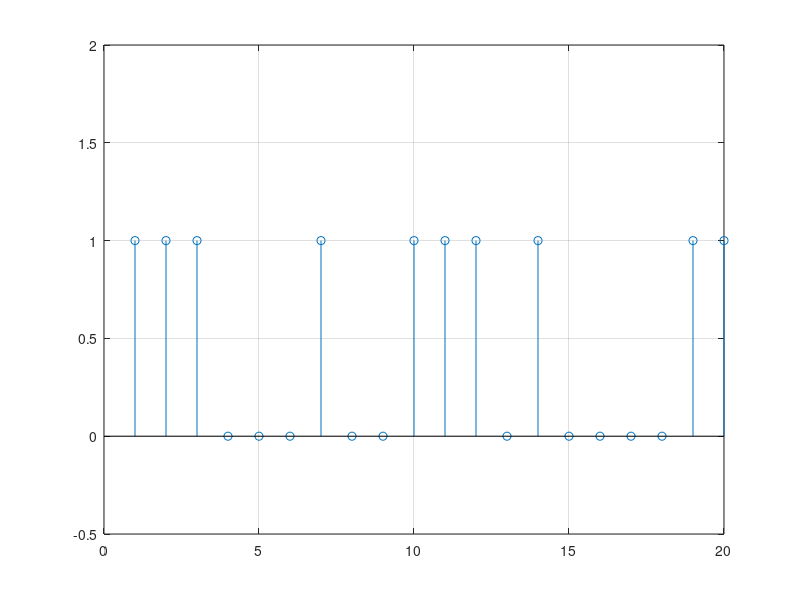

The MATLAB script that drew this image:
%Exercitiul 6


semnal=[];
n=1:20;

 for i = 1:1:20
    random = randn();
    if( random > 0 )
        semnal(i) = 1;
    else
        semnal(i) = 0;
    end
end


stem(n,semnal), grid, ylim([-0.5 2])